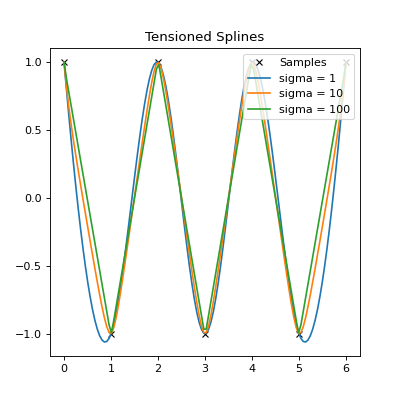

The Python source for this figure:
from sofia_redux.toolkit.interpolate import spline
import numpy as np
import matplotlib.pyplot as plt

x = np.arange(7).astype(float)
y = (-1) ** x

tensions = [1, 10, 100]
xout = np.linspace(x.min(), x.max(), np.ptp(x.astype(int) * 20))
fits = np.zeros((len(tensions), xout.size))
for i, sigma in enumerate(tensions):
    fits[i] = spline(x, y, xout, sigma=sigma)

plt.figure(figsize=(5, 5))
plt.plot(x, y, 'x', color='k')
for i in range(len(tensions)):
    plt.plot(xout, fits[i])
plt.title("Tensioned Splines")
legend = ['Samples']
legend += ['sigma = %s' % tensions[i] for i in range(len(tensions))]
plt.legend(legend, loc='upper right')
